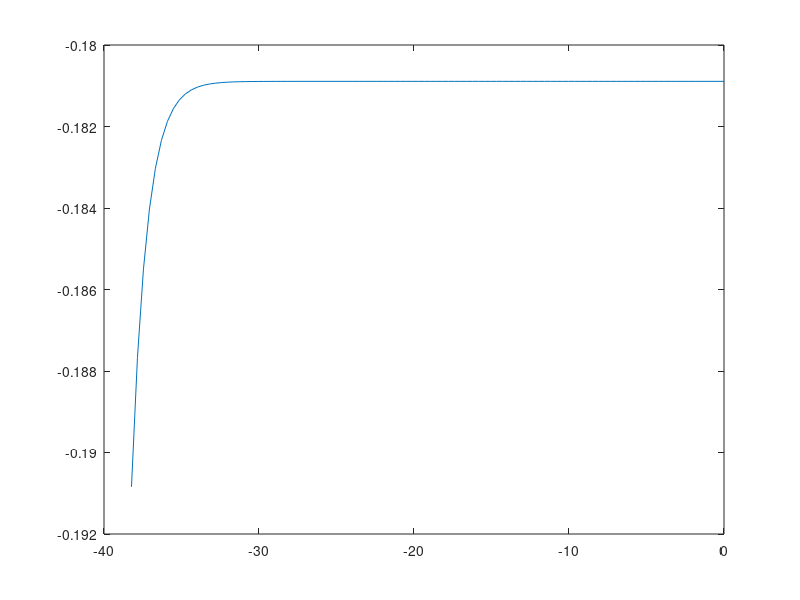

Here is the MATLAB script that generated this plot: (Note: this script raises an error after producing the figure.)
# Given values
Eg=1.1;  # eg of silicon
kT=0.0259;
ni=1e10;

# taking input
ND=input('Give the value of ND in cm-3, ND = ');
pn0=input('Give the value of pn0 in cm-3, pn0 = ');

p0= ni.^2/ND;
t=log(100*pn0/p0);
z=linspace(0,t); 

# taking all energies related to Ev 
Ec=Eg/kT;
FN=Eg/(2*kT) + log(ND/ni);
FP=Eg/(2*kT) - log(p0/ni+(pn0/ni).*exp(-z));

# plotting
plot(z,FP);
axis([0,t,-5,45])
xlabel('x/LP');
ylabel('(E-Ev)/kT');
hold on

# now comparing with Ec and Ev
x=[0,t];
a1=[Ec,Ec];
a2=[FN,FN];
plot(x,a1,x,a2);
a3=[Ec/2,Ec/2];
a4=[0,0];
plot(x,a3,'--',x,a4,'y');

# labelling
u=t+0.2;
text(u,43.4,'Ec');
text(u,21,'Ei');
text(u/2,FN+1,'FN');
text(u/2,FP(50)-1,'FP');
text(u,0,'Ev');